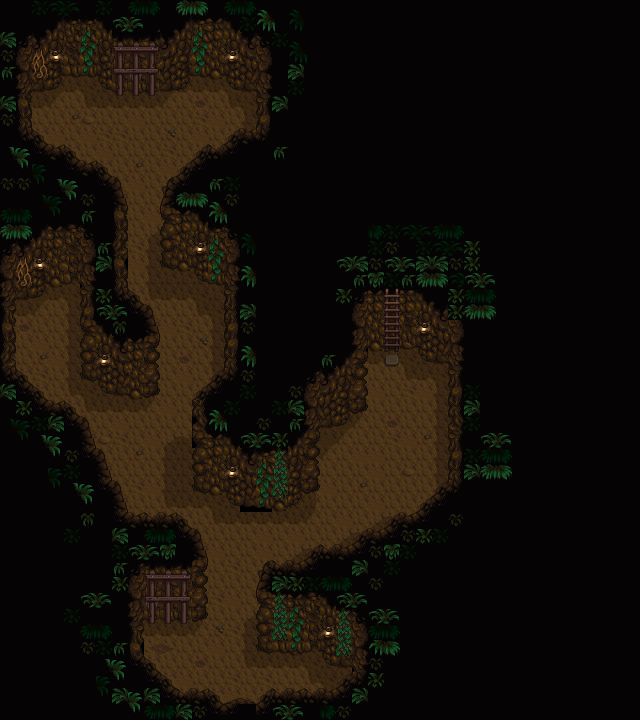

A level layout from a 2D game, rendered from its tile map. Below: a short description, then the map file with tile-grid data replaced by summaries:
An orthogonal 40x45 tile map with 16x16 px tiles, 3 tile layers (Back, Buildings, Front).

<map version="1.10" tiledversion="1.11.2" orientation="orthogonal" renderorder="right-down" compressionlevel="0" width="40" height="45" tilewidth="16" tileheight="16" infinite="0" nextlayerid="7" nextobjectid="1">
 <tileset firstgid="1" name="mine" tilewidth="16" tileheight="16" tilecount="288" columns="16">
  <image source="../tileSets/mine.png" width="256" height="288" />
  <tile id="0">
   <properties>
    <property name="Type" value="Dirt" />
   </properties>
  </tile>
  <tile id="137">
   <properties>
    <property name="Type" value="Stone" />
   </properties>
  </tile>
  <tile id="138">
   <properties>
    <property name="Type" value="Stone" />
   </properties>
  </tile>
  <tile id="139">
   <properties>
    <property name="Type" value="Stone" />
   </properties>
  </tile>
  <tile id="140">
   <properties>
    <property name="Type" value="Stone" />
   </properties>
  </tile>
  <tile id="153">
   <properties>
    <property name="Type" value="Stone" />
   </properties>
  </tile>
  <tile id="154">
   <properties>
    <property name="Type" value="Stone" />
   </properties>
  </tile>
  <tile id="155">
   <properties>
    <property name="Type" value="Stone" />
   </properties>
  </tile>
  <tile id="165">
   <properties>
    <property name="Type" value="Dirt" />
   </properties>
  </tile>
  <tile id="166">
   <properties>
    <property name="Type" value="Stone" />
   </properties>
  </tile>
  <tile id="167">
   <properties>
    <property name="Type" value="Stone" />
   </properties>
  </tile>
  <tile id="168">
   <properties>
    <property name="Type" value="Stone" />
   </properties>
  </tile>
  <tile id="169">
   <properties>
    <property name="Type" value="Stone" />
   </properties>
  </tile>
  <tile id="170">
   <properties>
    <property name="Type" value="Stone" />
   </properties>
  </tile>
  <tile id="171">
   <properties>
    <property name="Type" value="Stone" />
   </properties>
  </tile>
  <tile id="172">
   <properties>
    <property name="Type" value="Stone" />
   </properties>
  </tile>
  <tile id="181">
   <properties>
    <property name="Type" value="Dirt" />
   </properties>
  </tile>
  <tile id="182">
   <properties>
    <property name="Type" value="Stone" />
   </properties>
  </tile>
  <tile id="183">
   <properties>
    <property name="Type" value="Dirt" />
   </properties>
  </tile>
  <tile id="184">
   <properties>
    <property name="Type" value="Stone" />
   </properties>
  </tile>
  <tile id="185">
   <properties>
    <property name="Type" value="Stone" />
   </properties>
  </tile>
  <tile id="186">
   <properties>
    <property name="Type" value="Stone" />
   </properties>
  </tile>
  <tile id="187">
   <properties>
    <property name="Type" value="Stone" />
   </properties>
  </tile>
  <tile id="188">
   <properties>
    <property name="Type" value="Stone" />
   </properties>
  </tile>
  <tile id="198">
   <properties>
    <property name="Type" value="Stone" />
   </properties>
  </tile>
  <tile id="199">
   <properties>
    <property name="Type" value="Stone" />
   </properties>
  </tile>
  <tile id="200">
   <properties>
    <property name="Type" value="Stone" />
   </properties>
  </tile>
  <tile id="201">
   <properties>
    <property name="Type" value="Stone" />
   </properties>
  </tile>
  <tile id="202">
   <properties>
    <property name="Type" value="Stone" />
   </properties>
  </tile>
  <tile id="203">
   <properties>
    <property name="Type" value="Stone" />
   </properties>
  </tile>
  <tile id="204">
   <properties>
    <property name="Type" value="Stone" />
   </properties>
  </tile>
  <tile id="217">
   <properties>
    <property name="Type" value="Stone" />
   </properties>
  </tile>
  <tile id="218">
   <properties>
    <property name="Type" value="Stone" />
   </properties>
  </tile>
  <tile id="219">
   <properties>
    <property name="Type" value="Stone" />
   </properties>
  </tile>
  <tile id="233">
   <properties>
    <property name="Type" value="Stone" />
   </properties>
  </tile>
  <tile id="234">
   <properties>
    <property name="Type" value="Stone" />
   </properties>
  </tile>
  <tile id="235">
   <properties>
    <property name="Type" value="Stone" />
   </properties>
  </tile>
  <tile id="240">
   <properties>
    <property name="Type" value="Wood" />
   </properties>
  </tile>
  <tile id="241">
   <properties>
    <property name="Type" value="Wood" />
   </properties>
  </tile>
  <tile id="242">
   <properties>
    <property name="Type" value="Wood" />
   </properties>
  </tile>
  <tile id="256">
   <properties>
    <property name="Type" value="Wood" />
   </properties>
  </tile>
  <tile id="257">
   <properties>
    <property name="Type" value="Wood" />
   </properties>
  </tile>
  <tile id="258">
   <properties>
    <property name="Type" value="Wood" />
   </properties>
  </tile>
  <tile id="272">
   <properties>
    <property name="Type" value="Wood" />
   </properties>
  </tile>
  <tile id="273">
   <properties>
    <property name="Type" value="Wood" />
   </properties>
  </tile>
  <tile id="274">
   <properties>
    <property name="Type" value="Wood" />
   </properties>
  </tile>
 </tileset>
 <layer id="1" name="Back" width="40" height="45">
  <data>[1800 cells, 600 non-empty, 24 distinct tile ids]</data>
 </layer>
 <layer id="2" name="Buildings" width="40" height="45">
  <data>[1800 cells, 416 non-empty, 98 distinct tile ids]</data>
 </layer>
 <layer id="3" name="Front" width="40" height="45">
  <data>[1800 cells, 1226 non-empty, 61 distinct tile ids]</data>
 </layer>
 <objectgroup id="4" name="Back" />
 <objectgroup id="5" name="Buildings" />
 <objectgroup id="6" name="Front" />
</map>
